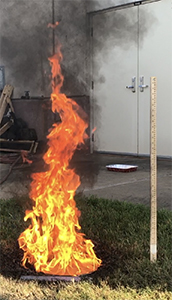
#> input picture IMG_7298sm.jpg, 172 x 300 px
$ python capture_img_pi_rename.py
#> lines starting #> are read from the running program, lines starting #| are printed output that depends on the picture
import cv2
import numpy as np
import imutils
while(1):
    img = cv2.imread('IMG_7298sm.jpg',1)
#> img is the input picture: shape (300, 172, 3); mean B, G, R 90.3, 110.4, 128.4
    dim = (600, 480)
    img2 = cv2.resize(img, dim)
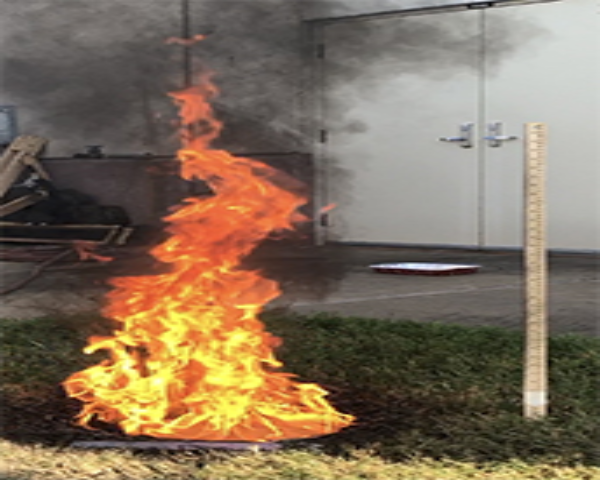
#> img2: shape (480, 600, 3); mean B, G, R 90.2, 110.3, 128.3

cv2.imshow('IMG_7298sm.jpg', img2)
key = cv2.waitKey(1) & 0xFF
